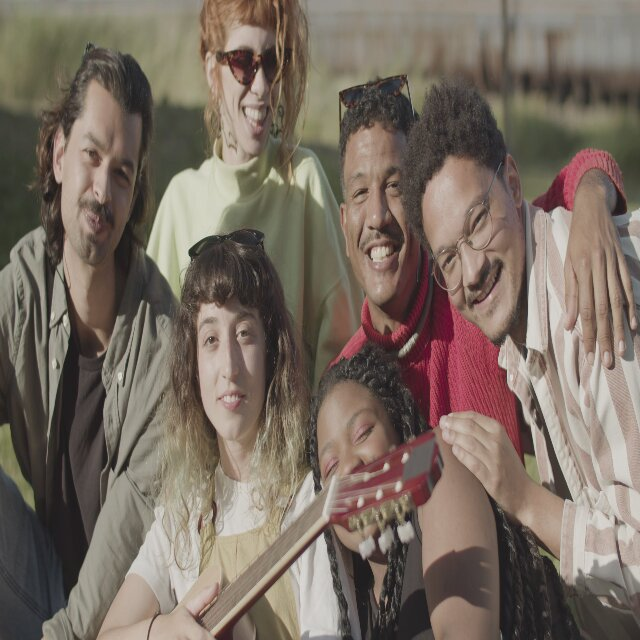
//> input picture frames/frame_00005.jpg, 640 x 640 px; its folder holds only this picture in this run
$ ./main   (built with g++ and OpenCV 4)
//> lines starting //> are read from the running program, lines starting //| are printed output that depends on the picture
#include <opencv2/opencv.hpp>
#include <opencv2/objdetect.hpp>

#include <filesystem>
#include <iostream>
#include <vector>
#include <string>
#include <algorithm>

namespace fs = std::filesystem;
using namespace std;
using namespace cv;

// This function checks whether the file is a jpg/jpeg image.
// We use it so only image frames are processed.
bool isJpg(const fs::path& p) {
    string ext = p.extension().string();
    transform(ext.begin(), ext.end(), ext.begin(), ::tolower);
    return ext == ".jpg" || ext == ".jpeg";
}

// This function reads all jpg images from the input folder.
// We return them in sorted order so frames are processed one by one correctly.
vector<fs::path> getImages(const string& dir) {
//> called with dir = "frames"
    vector<fs::path> imgs;

    if (!fs::exists(dir)) {
        cerr << "Input directory does not exist: " << dir << endl;
        return imgs;
    }

    for (const auto& entry : fs::directory_iterator(dir)) {
        if (entry.is_regular_file() && isJpg(entry.path())) {
            imgs.push_back(entry.path());
        }
    }

    sort(imgs.begin(), imgs.end());
    return imgs;
}

// This function calculates overlap between 2 rectangles.
// We use it to remove duplicate detections of the same face.
double calcIoU(const Rect& a, const Rect& b) {
    int x1 = max(a.x, b.x);
    int y1 = max(a.y, b.y);
    int x2 = min(a.x + a.width, b.x + b.width);
    int y2 = min(a.y + a.height, b.y + b.height);

    int interW = max(0, x2 - x1);
    int interH = max(0, y2 - y1);
    int interArea = interW * interH;

    int unionArea = a.area() + b.area() - interArea;
    if (unionArea == 0) return 0.0;

    return (double)interArea / unionArea;
}

// This function removes highly overlapping face boxes.
// We keep only one box if many boxes are on the same face.
vector<Rect> removeOverlaps(const vector<Rect>& faces) {
    vector<Rect> out;

    for (const auto& r : faces) {
        bool keep = true;

        for (const auto& saved : out) {
            if (calcIoU(r, saved) > 0.30) {
                keep = false;
                break;
            }
        }

        if (keep) out.push_back(r);
    }

    return out;
}

int main(int argc, char* argv[]) {
    // Default paths.
    // These can also be changed from command line if needed.
    string inDir = "frames";
    string outDir = "cropped_faces";
    string xmlPath = "/usr/share/opencv4/haarcascades/haarcascade_frontalface_alt2.xml";

    if (argc >= 2) inDir = argv[1];
    if (argc >= 3) outDir = argv[2];
    if (argc >= 4) xmlPath = argv[3];

    // Load the pre-trained Haar Cascade face detector.
    // Without this xml file, face detection cannot run.
    CascadeClassifier faceCascade;
    if (!faceCascade.load(xmlPath)) {
        cerr << "Failed to load cascade file: " << xmlPath << endl;
        return 1;
    }

    // Read all extracted jpg frames from the input folder.
    vector<fs::path> imgs = getImages(inDir);
    if (imgs.empty()) {
        cerr << "No JPEG images found in: " << inDir << endl;
        return 1;
    }

    // Create the main output folder.
    fs::create_directories(outDir);

    int frameNo = 0;

    // Process frames one by one.
    for (const auto& imgPath : imgs) {
        frameNo++;

        // Read current frame image.
        Mat img = imread(imgPath.string());
//> img is the input picture: 640 rows x 640 cols, CV_8UC3; mean B, G, R 97.8, 108.6, 121
        if (img.empty()) {
            cerr << "Could not read image: " << imgPath << endl;
            continue;
        }

        // Convert image to grayscale because Haar Cascade works better on grayscale.
        Mat gray;
        cvtColor(img, gray, COLOR_BGR2GRAY);
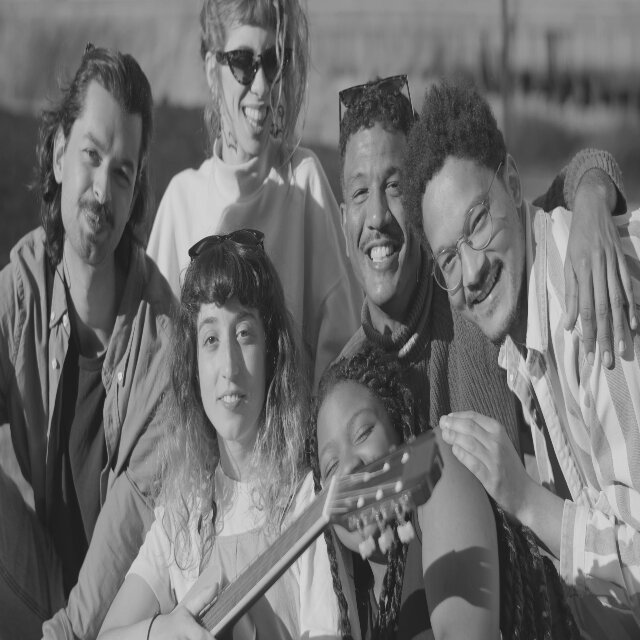
//> gray: 640 rows x 640 cols, CV_8UC1; min 21, max 224, mean 111.1

        // Improve contrast so facial features are clearer.
        equalizeHist(gray, gray);
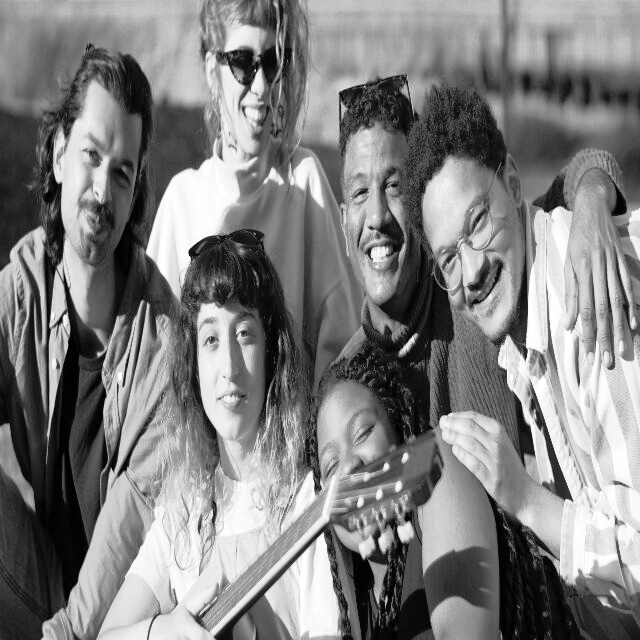
//> gray: 640 rows x 640 cols, CV_8UC1; min 0, max 255, mean 128.3

        // Light blur reduces tiny noisy patterns and false detections.
        GaussianBlur(gray, gray, Size(3, 3), 0);

        // Raw detections from the model.
        vector<Rect> rawFaces;
        faceCascade.detectMultiScale(
            gray,
            rawFaces,
            1.08,          // balanced scale factor
            5,             // stricter detection to reduce false positives
            0,
            Size(40, 40)   // ignore very small detections
        );
//> rawFaces = 2 Rects (x, y, width, height): [180, 303, 100, 100], [318, 143, 124, 124]

        // Filter bad detections.
        vector<Rect> filteredFaces;
        for (const auto& r : rawFaces) {
            double ratio = (double)r.width / r.height;

            // Remove very small detections.
            if (r.width < 40 || r.height < 40) continue;

            // Keep only roughly face-like shapes.
            if (ratio < 0.75 || ratio > 1.35) continue;

            // Remove detections too close to image border.
            if (r.x < 5 || r.y < 5) continue;
            if (r.x + r.width > img.cols - 5) continue;
            if (r.y + r.height > img.rows - 5) continue;

            filteredFaces.push_back(r);
        }
//> this loop made 2 passes
//> (r, ratio) on passes 1 to 2: (Rect(180, 303, 100, 100), 1), (Rect(318, 143, 124, 124), 1)

        // Remove duplicate overlapping boxes.
        vector<Rect> finalFaces = removeOverlaps(filteredFaces);
//> the loop in removeOverlaps, `for (const auto& r : faces)` made 2 passes
//> finalFaces has the same summary as rawFaces

        // Create output folder for this frame.
        string frameFolder = outDir + "/frame_" + to_string(frameNo);
        fs::create_directories(frameFolder);

        int faceNo = 0;

        // Crop and save each final detected face.
        for (const auto& r : finalFaces) {
            faceNo++;

            // Keep crop safely inside image boundary.
            Rect safeRect = r & Rect(0, 0, img.cols, img.rows);

            // Crop face from original color image.
            Mat face = img(safeRect).clone();

            string outPath = frameFolder + "/face_" + to_string(faceNo) + ".jpg";
            imwrite(outPath, face);
        }
//> this loop made 2 passes
//> pass 1, `Mat face = img(safeRect).clone();`:
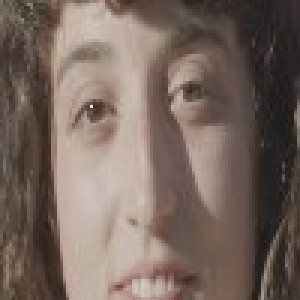
//> face: 100 rows x 100 cols, CV_8UC3 (shown 3 times larger); mean B, G, R 94.9, 103.5, 119.6
//> pass 2, `Mat face = img(safeRect).clone();`:
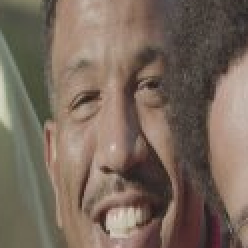
//> face: 124 rows x 124 cols, CV_8UC3 (shown 2 times larger); mean B, G, R 91.9, 104.5, 120.5
//> after the loop, faceNo = 2

        cout << "Processed: " << imgPath.filename().string()
             << " | raw: " << rawFaces.size()
             << " | saved: " << finalFaces.size() << endl;
//| Processed: frame_00005.jpg | raw: 2 | saved: 2
    }

    cout << "\nDone.\n";
    cout << "Input frames folder : " << inDir << endl;
    cout << "Output faces folder : " << outDir << endl;

    return 0;
}

$ run again, on frames/frame_00016.jpg
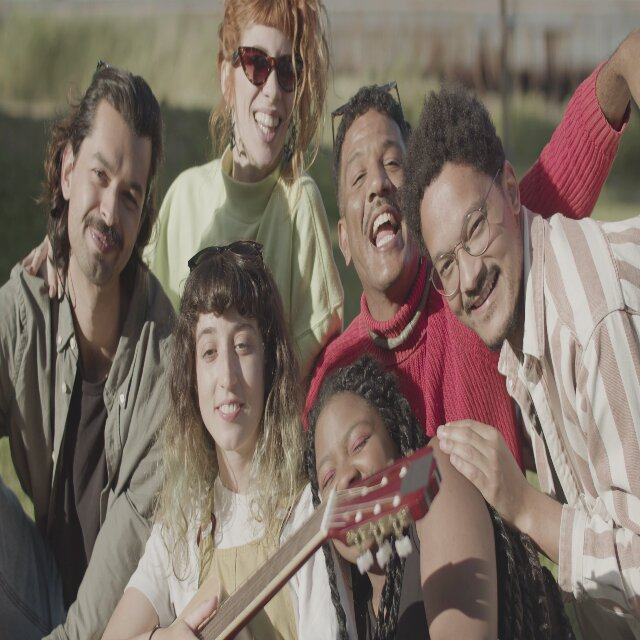
//> input picture frames/frame_00016.jpg, 640 x 640 px
//> img is the input picture: 640 rows x 640 cols, CV_8UC3; mean B, G, R 100.2, 110.7, 125
//> `equalizeHist(gray, gray);`:
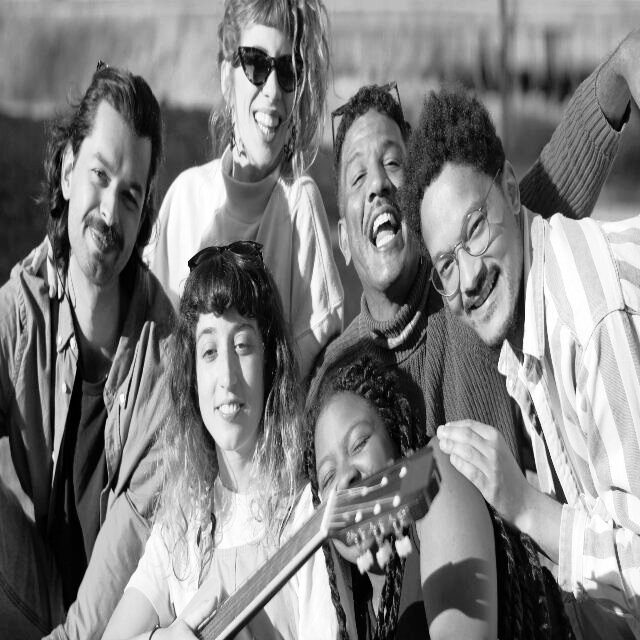
//> gray: 640 rows x 640 cols, CV_8UC1; min 0, max 255, mean 128.3
//> rawFaces = 1 Rect (x, y, width, height): [179, 314, 100, 100]
//> the loop `for (const auto& r : rawFaces)` made 1 pass
//> (r, ratio) on pass 1: (Rect(179, 314, 100, 100), 1)
//> the loop in removeOverlaps, `for (const auto& r : faces)` made 1 pass
//> the loop `for (const auto& r : finalFaces)` made 1 pass
//> pass 1, `Mat face = img(safeRect).clone();`:
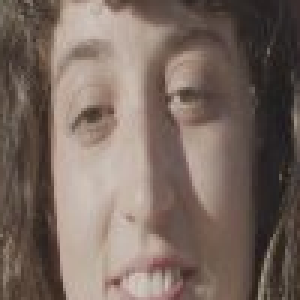
//> face: 100 rows x 100 cols, CV_8UC3 (shown 3 times larger); mean B, G, R 95.9, 104.7, 121
//> after the loop `for (const auto& r : finalFaces)`: faceNo = 1
//| Processed: frame_00016.jpg | raw: 1 | saved: 1
